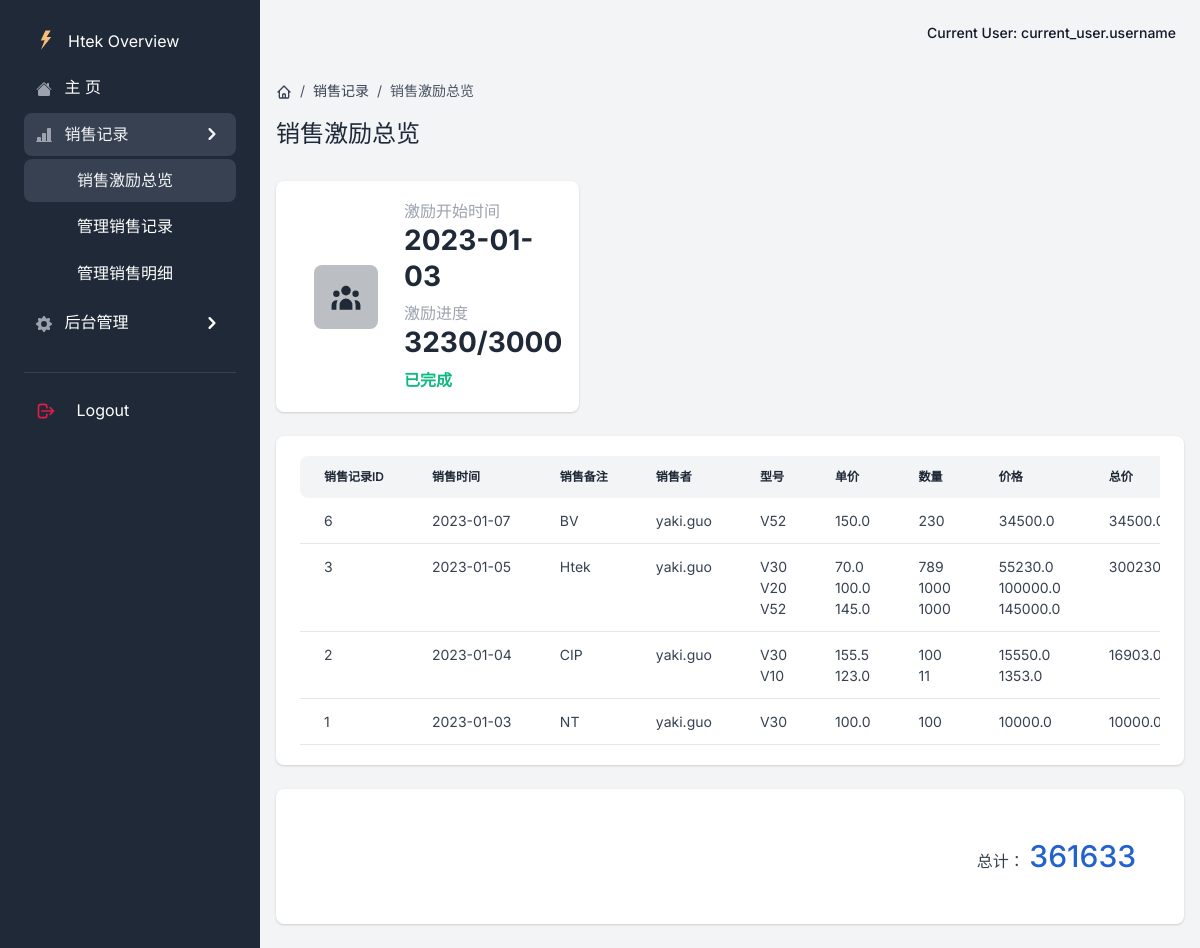
The app's page /all_record with its own data.
### app/models.py (models this page shows, shortened)
class Global(db.Model):  # 全局配置表
    __tablename__ = 'Global'
    id = db.Column(db.Integer, primary_key=True, autoincrement=True)
    key = db.Column(db.String(64), unique=True, nullable=False)
    value = db.Column(db.String(64), nullable=False)

class Record(db.Model):  # 销售记录表
    __tablename__ = 'Record'
    id = db.Column(db.Integer, primary_key=True, autoincrement=True)
    name = db.Column(db.String(64), nullable=False)
    seller = db.Column(db.String(64), nullable=False)
    sale_time = db.Column(db.Date, default=datetime.date.today())

class Model(db.Model):  # 型号表
    __tablename__ = 'Model'
    id = db.Column(db.Integer, primary_key=True, autoincrement=True)
    name = db.Column(db.String(64), unique=True, nullable=False)
    status = db.Column(db.Boolean(), default=False)

class Detail(db.Model):  # 销售明细表
    __tablename__ = 'Detail'
    id = db.Column(db.Integer, primary_key=True, autoincrement=True)
    record_id = db.Column(db.Integer, nullable=False)
    model_id = db.Column(db.Integer, nullable=False)
    sale_price = db.Column(db.Float, nullable=False)
    sale_number = db.Column(db.Integer, nullable=False)

### app/excitation/views.py (the view, shortened to what this page needs)
class ExcitationView(MethodView):
    def get(self):
        global_settings = DataBaseUtils.get_global_settings()
        data = DataBaseUtils.query_all_record('yaki.guo', start_time=global_settings['start_time'])
        setting = {"settings": global_settings, "number_limit": 0}
        setting["settings"]["start_number"] = int(setting["settings"]["start_number"])
        for d in data:
            setting['number_limit'] += data[d]['all_number']
        return render_template('excitation/all_record.html', segment='excitation_all', data=data, setting=setting)

### app/__init__.py (called while the page is built)
@login_manager.request_loader
def request_loader(request):
    username = request.form.get('username')
    user = {'name': 'yaki', 'f': 'request_loder'}
    return user if user else None

def configure_database(app):
    @app.before_first_request
    def initialize_database():
        try:
            db.create_all()
        except Exception as e:
            print('> Error: DBMS Exception: ' + str(e))
            basedir = os.path.abspath(os.path.dirname(__file__))
            app.config['SQLALCHEMY_DATABASE_URI'] = SQLALCHEMY_DATABASE_URI = 'sqlite:///../DataBase/db.sqlite3'
            print('> Fallback to SQLite ')
            db.create_all()
    @app.teardown_request
    def shutdown_session(exception=None):
        db.session.remove()

### app/models.py (called while the page is built)
    @staticmethod
    def get_global_settings():
        settings = Global.query.all()
        setting = {}
        for s in settings:
            setting[s.key] = s.value
        return setting

    @staticmethod
    def datepicker_2_datetime(picker: str):
        time = picker.split('-')
        return datetime.date(year=int(time[0]), month=int(time[1]), day=int(time[2]))

### app/templates/excitation/all_record.html (shortened to what this page needs)
{% extends "base/base.html" %}
{% block content %}
  <div class="py-4">
      <nav aria-label="breadcrumb" class="d-none d-md-inline-block">
          <ol class="breadcrumb breadcrumb-dark breadcrumb-transparent">
              <li class="breadcrumb-item">
                  <a href="#">
                  </a>
              </li>
              <li class="breadcrumb-item"><a href="{url_for('excitation.all_record')}">销售记录</a></li>
              <li class="breadcrumb-item active" aria-current="page">销售激励总览</li>
          </ol>
      </nav>
      <div class="d-flex justify-content-between w-100 flex-wrap">
          <div class="mb-3 mb-lg-0">
              <h1 class="h4">销售激励总览</h1>
          </div>
      </div>
  </div>
  <div class="col-12 col-sm-6 col-xl-4 mb-4">
    <div class="card border-0 shadow">
        <div class="card-body">
            <div class="row d-block d-xl-flex align-items-center">
                <div class="col-12 col-xl-5 text-xl-center mb-3 mb-xl-0 d-flex align-items-center justify-content-xl-center">
                    <div class="icon-shape icon-shape-primary rounded me-4 me-sm-0">
                    </div>
                </div>
                <div class="col-12 col-xl-7 px-xl-0">
                    <div class="d-none d-sm-block">
                        <h2 class="h6 text-gray-400 mb-0">激励开始时间</h2>
                        <h3 class="fw-extrabold mb-2">{{setting['settings']['start_time']}}</h3>
                    </div>
                    <div class="d-none d-sm-block">
                        <h2 class="h6 text-gray-400 mb-0">激励进度</h2>
                        <h3 class="fw-extrabold mb-2">{{setting['number_limit']}}/{{setting['settings']['start_number']}}</h3>
                        {% if setting['number_limit'] >= setting['settings']['start_number'] %}
                        <span class="text-success fw-bolder">已完成</span>
                        {% else %}
                        <span class="text-danger fw-bolder">未完成</span>
                        {% endif %}
                    </div>
                </div>
            </div>
        </div>
    </div>
  </div>
  <div class="card border-0 shadow mb-4">
      <div class="card-body">
          <div class="table-responsive">
              <table class="table table-centered table-nowrap mb-0 rounded" id="all_record">
                  <thead class="thead-light">
                      <tr>
                          <th class="border-0 rounded-start">销售记录ID</th>
                          <th class="border-0">销售时间</th>
                          <th class="border-0">销售备注</th>
                          <th class="border-0">销售者</th>
                          <th class="border-0">型号</th>
                          <th class="border-0">单价</th>
                          <th class="border-0">数量</th>
                          <th class="border-0">价格</th>
                          <th class="border-0 rounded-end">总价</th>
                      </tr>
                  </thead>
                  <tbody>
                  {% for r in data %}
                      <tr>
                          <td>{{r}}</td>
                          <td>{{data[r]['sale_time']}}</td>
                          <td>{{data[r]['name']}}</td>
                          <td>{{data[r]['seller']}}</td>
                          <td>
                              {% for d in data[r]['model'] %}
                              {{d}}<br>
                              {% endfor %}
                          </td>
                          <td>
                              {% for d in data[r]['sale_price'] %}
                              {{d}}<br>
                              {% endfor %}
                          </td>
                          <td>
                              {% for d in data[r]['sale_number'] %}
                              {{d}}<br>
                              {% endfor %}
                          </td>
                          <td>
                              {% for d in data[r]['sum'] %}
                              {{d}}<br>
                              {% endfor %}
                          </td>
                          <td>
                              {{data[r]['all']}}
                          </td>
                      </tr>
                  {% endfor %}
                  </tbody>
              </table>
          </div>
      </div>
  </div>
<footer class="bg-white rounded shadow p-5 mb-4 mt-4">
    <div class="row">
        <div class="col-12 col-md-4 col-xl-6 mb-4 mb-md-0">
        </div>
        <div class="col-12 col-md-8 col-xl-6 text-center text-lg-start">
            <ul class="list-inline list-group-flush list-group-borderless text-md-end mb-0">
                <li class="list-inline-item px-0 px-xm-2">
                    <a>总计：</a>
                    <a class="text-info mb-0 display-4" id="all">test</a>
                </li>
            </ul>
        </div>
    </div>
</footer>
{% endblock content %}

### records on screen
Global: settings.start_time "2023-01-03"
Record: sale_time "2023-01-07", name "BV", seller "yaki.guo"
Model: name "V52"
Detail: sale_price "150.0"
Record: sale_time "2023-01-05", name "Htek", seller "yaki.guo"
Model: name "V30"
Model: name "V20"
Detail: sale_price "70.0", sale_number "789"
Detail: sale_price "100.0", sale_number "1000"
Detail: sale_price "145.0", sale_number "1000"
Record: sale_time "2023-01-04", name "CIP", seller "yaki.guo"
Model: name "V10"
Detail: sale_price "155.5"
Detail: sale_price "123.0"
Record: sale_time "2023-01-03", name "NT", seller "yaki.guo"
Detail: sale_price "100.0"

### other values on screen
{{ setting['number_limit'] }} "3230"
{{ setting['settings']['start_number'] }} "3000"
{{ r }} "6" "3" "2" "1"
{{ d }} "230" "100" "11" "100"
{{ d }} "34500.0" "55230.0" "100000.0" "145000.0" "15550.0" "1353.0" "10000.0"
{{ data[r]['all'] }} "16903.0"
